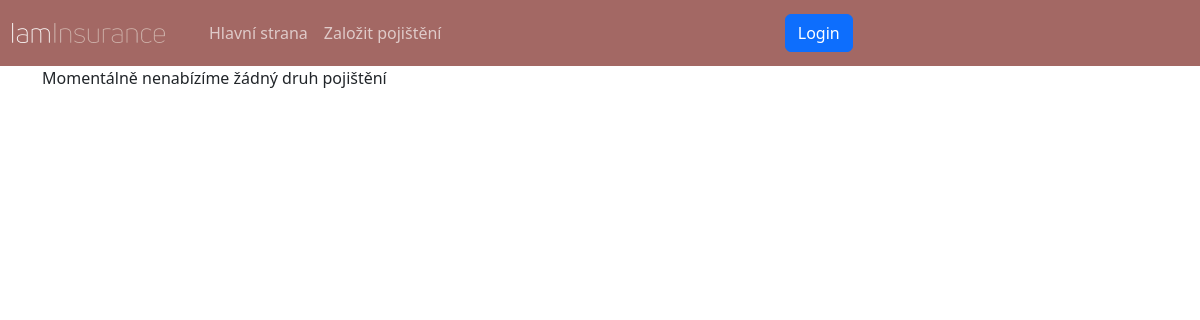
The app's page /, older data.
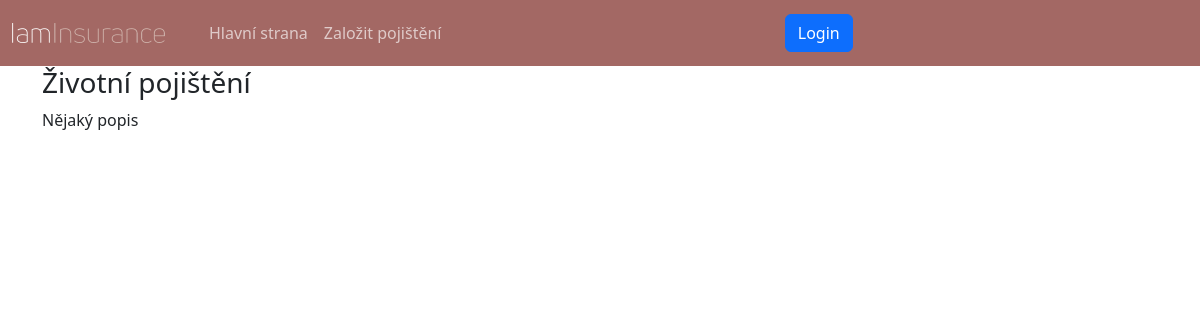
The same page, newer data.
### insurance_app/models.py (models this page shows, shortened)
class Product(models.Model):
    name = models.CharField(max_length=64, unique=True)
    description = models.TextField(default="")
    active = models.BooleanField(default=True)

### insurance_app/views.py (the view)
# urls.py: path("", views.IndexView.as_view(), name="home"),
class IndexView(generic.ListView):
    model = models.Product
    template_name = template.HOME
    def get(self, request, *args, **kwargs):
        object_list = self.get_queryset()
        active = object_list.filter(active=True)
        inactive = object_list.filter(active=False)
        return render(request, self.template_name, {"active": active, "inactive": inactive})

### insurance_app/templates/insurance_app/home.html (shortened to what this page needs)
{% extends 'main.html' %}
{% block content %}
{% for product in active %}
    <section>
        <h3>{{ product.name }}</h3>
        <p>{{ product.description }}</p>
    </section>
{% empty %}
    <section>
        <p>Momentálně nenabízíme žádný druh pojištění</p>
    </section>
{% endfor %}
{% endblock %}

Row changes from the older to the newer data that the page shows:
added Product: name "Životní pojištění", description "Nějaký popis"
Text that changed along with them:
text no longer shown: "Momentálně nenabízíme žádný druh pojištění"
